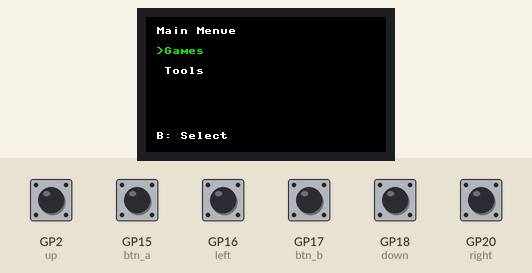
Simulated run of this program. Board: Raspberry Pi Pico running MicroPython. On the bench: 240×135 colour display. Inputs (shaded band) come from the test bench; at power-on: GP2 (up), GP15 (btn_a), GP16 (left), GP17 (btn_b), GP18 (down), GP20 (right) HIGH. Random numbers come from a fixed seed.

Above: at 1.4 s.
1.5 s: GP17 (btn_b) pulled LOW for 0.2 s
At 2.7 s:
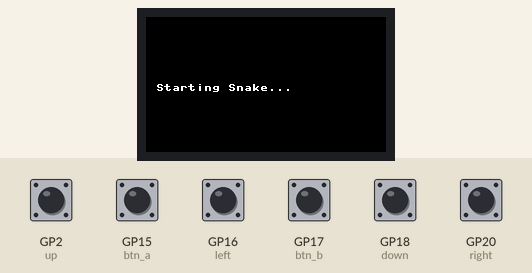
4.6 s: GP15 (btn_a) pulled LOW for 0.2 s
At 5.7 s:
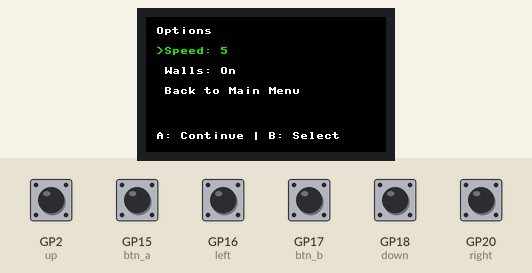
6.5 s: GP2 (up) pulled LOW for 1 s
At 6.96 s:
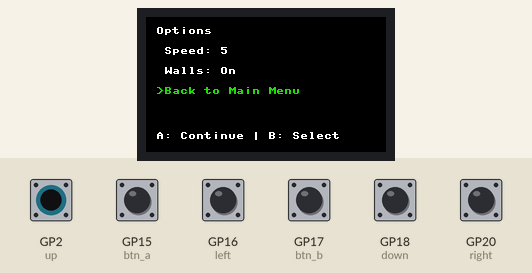
9.0 s: GP17 (btn_b) pulled LOW for 1 s
At 11.1 s:
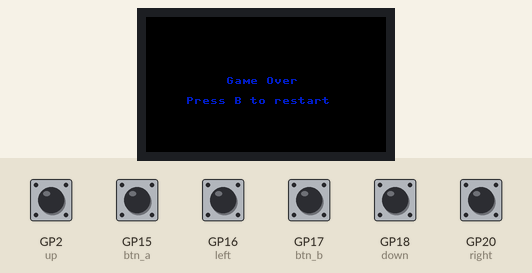
Timing chart, 0 to 12.6 s (numbered marks = the images above; inputs shaded):
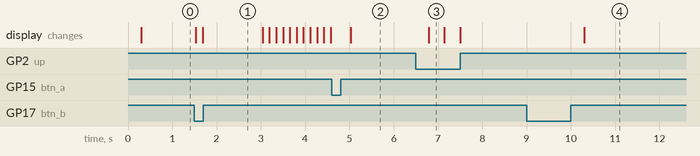

Measured:
- after the input at 1.5 s, the display: first changes at once (image 1 shows a later state)
- after the input at 6.5 s, the display: changes after 0.29 s (image 3)
- after the input at 9.0 s, the display: changes after 1.3 s (image 4)

The program:

menu.py
```python
from machine import Pin, SPI, PWM
import framebuf
import time
import gc
import set_lcd
import start_app

# Pin-Konfiguration LCD
BL   = 13
DC   = 8
RST  = 12
MOSI = 11
SCK  = 10
CS   = 9

# Joystick and Buttons
up      = Pin(2,  Pin.IN, Pin.PULL_UP)
down    = Pin(18, Pin.IN, Pin.PULL_UP)
left    = Pin(16, Pin.IN, Pin.PULL_UP)
right   = Pin(20, Pin.IN, Pin.PULL_UP)
center  = Pin(3,  Pin.IN, Pin.PULL_UP)
btn_a   = Pin(15, Pin.IN, Pin.PULL_UP)
btn_b   = Pin(17, Pin.IN, Pin.PULL_UP)


# LCD initialisieren
pwm = PWM(Pin(BL))
pwm.freq(1000)
pwm.duty_u16(32768)
LCD = set_lcd.LCD_1inch14()

# Menü

def main_menu():
    menu_options = ["Games", "Tools"]
    selected = 0

    while True:
        LCD.fill(LCD.black)
        LCD.text("Main Menue", 10, 10, LCD.white)
        for i, option in enumerate(menu_options):
            y = 30 + i * 20
            LCD.text(">" + option if i == selected else " " + option,
                     10, y, LCD.green if i == selected else LCD.white)
        LCD.text("B: Select", 10, LCD.height - 20, LCD.white)
        LCD.show()
        time.sleep(0.1)

        if not up.value():
            selected = (selected - 1) % len(menu_options)
            time.sleep(0.2)
        elif not down.value():
            selected = (selected + 1) % len(menu_options)
            time.sleep(0.2)
        elif not btn_b.value():
            if menu_options[selected] == "Games":
                game_menu()
            elif menu_options[selected] == "Tools":
                tools_menu()
            time.sleep(0.3)

def game_menu():
    game_options = ["Snake", "Pong","Tetris"]
    selected = 0

    while True:
        LCD.fill(LCD.black)
        LCD.text("Game Menu", 10, 10, LCD.white)
        for i, option in enumerate(game_options):
            y = 30 + i * 20
            if i == selected:
                LCD.text(">" + option, 10, y, LCD.green)
            else:
                LCD.text(" " + option, 10, y, LCD.white)
        LCD.text("B: Select  A: Back", 10, LCD.height - 20, LCD.white)
        LCD.show()
        time.sleep(0.1)

        if not btn_a.value():
            while not btn_a.value():
                time.sleep(0.05)
            time.sleep(0.2)
            return

        if not btn_b.value():
            if game_options[selected] == "Snake":
                start_app.start_snake_game(LCD, time)
            elif game_options[selected] == "Pong":
                start_app.start_pong_game(LCD, time)
            elif game_options[selected] == "Tetris":
                start_app.start_tetris_game(LCD, time)
            time.sleep(0.3)
            break

        if not up.value():
            selected = (selected - 1) % len(game_options)
            time.sleep(0.2)
        elif not down.value():
            selected = (selected + 1) % len(game_options)
            time.sleep(0.2)

def tools_menu():
    tool_options = ["PixelPaint", "Tool 2"]
    selected = 0

    while True:
        LCD.fill(LCD.black)
        LCD.text("Tools Menu", 10, 10, LCD.white)
        for i, option in enumerate(tool_options):
            y = 30 + i * 20
            LCD.text(">" + option if i == selected else " " + option,
                     10, y, LCD.green if i == selected else LCD.white)
        LCD.text("B: Select  A: Back", 10, LCD.height - 20, LCD.white)
        LCD.show()
        time.sleep(0.1)

        if not btn_a.value():
            while not btn_a.value():
                time.sleep(0.05)
            time.sleep(0.2)
            return

        if not btn_b.value():
            if tool_options[selected] == "PixelPaint":
                start_app.start_pixelpaint(LCD, time)
            else:
                LCD.fill(LCD.black)
                LCD.text("Selected: " + tool_options[selected],
                         10, LCD.height // 2, LCD.white)
                lcd.show()
                time.sleep(1)
            time.sleep(0.3)

        if not up.value():
            selected = (selected - 1) % len(tool_options)
            time.sleep(0.2)
        elif not down.value():
            selected = (selected + 1) % len(tool_options)
            time.sleep(0.2)


if __name__ == '__main__':
    main_menu()
```

set_lcd.py
```python
from machine import Pin, SPI, PWM
import framebuf
import time
import gc

BL   = 13
DC   = 8
RST  = 12
MOSI = 11
SCK  = 10
CS   = 9


class LCD_1inch14(framebuf.FrameBuffer):
    def __init__(self):
        self.width  = 240
        self.height = 135

        self.cs  = Pin(CS, Pin.OUT)
        self.rst = Pin(RST, Pin.OUT)

        self.cs(1)
        self.spi = SPI(1, 10000_000, polarity=0, phase=0,
                       sck=Pin(SCK), mosi=Pin(MOSI), miso=None)
        self.dc  = Pin(DC, Pin.OUT)
        self.dc(1)
        self.buffer = bytearray(self.height * self.width * 2)
        super().__init__(self.buffer, self.width, self.height, framebuf.RGB565)
        self.init_display()

        self.red   = 0x07E0
        self.green = 0x001f
        self.blue  = 0xf800
        self.black = 0x0000
        self.white = 0xFFFF

    def write_cmd(self, cmd):
        self.cs(1)
        self.dc(0)
        self.cs(0)
        self.spi.write(bytearray([cmd]))
        self.cs(1)

    def write_data(self, data):
        self.cs(1)
        self.dc(1)
        self.cs(0)
        self.spi.write(bytearray([data]))
        self.cs(1)

    def init_display(self):
        self.rst(1)
        time.sleep_ms(50)
        self.rst(0)
        time.sleep_ms(50)
        self.rst(1)
        time.sleep_ms(50)

        self.write_cmd(0x36)
        self.write_data(0x70)
        self.write_cmd(0x3A)
        self.write_data(0x05)
        self.write_cmd(0xB2)
        self.write_data(0x0C)
        self.write_data(0x0C)
        self.write_data(0x00)
        self.write_data(0x33)
        self.write_data(0x33)
        self.write_cmd(0xB7)
        self.write_data(0x35)
        self.write_cmd(0xBB)
        self.write_data(0x19)
        self.write_cmd(0xC0)
        self.write_data(0x2C)
        self.write_cmd(0xC2)
        self.write_data(0x01)
        self.write_cmd(0xC3)
        self.write_data(0x12)
        self.write_cmd(0xC4)
        self.write_data(0x20)
        self.write_cmd(0xC6)
        self.write_data(0x0F)
        self.write_cmd(0xD0)
        self.write_data(0xA4)
        self.write_data(0xA1)
        self.write_cmd(0x21)
        self.write_cmd(0x11)
        time.sleep_ms(120)
        self.write_cmd(0x29)
        time.sleep_ms(20)

    def show(self):
        self.write_cmd(0x2A)
        self.write_data(0x00)
        self.write_data(0x28)
        self.write_data(0x01)
        self.write_data(0x17)
        self.write_cmd(0x2B)
        self.write_data(0x00)
        self.write_data(0x35)
        self.write_data(0x00)
        self.write_data(0xBB)
        self.write_cmd(0x2C)
        self.cs(1)
        self.dc(1)
        self.cs(0)
        self.spi.write(self.buffer)
        self.cs(1)
```

start_app.py
```python
import gc

def start_snake_game(LCD, time):
    LCD.fill(LCD.black)
    LCD.text("Starting Snake...", 10, LCD.height // 2, LCD.white)
    LCD.show()
    time.sleep(1)
    try:
        gc.collect()
        import snake_0041
        snake_0041.game_main()
    except Exception as e:
        LCD.fill(LCD.black)
        LCD.text("Fehler:", 10, 30, LCD.red)
        LCD.text(str(e), 10, 50, LCD.red)
        LCD.show()
        time.sleep(3)

def start_pong_game(LCD, time):
    LCD.fill(LCD.black)
    LCD.text("Starting Pong...", 10, LCD.height // 2, LCD.white)
    LCD.show()
    time.sleep(1)
    try:
        gc.collect()
        import pong
        pong.game_main()
    except Exception as e:
        LCD.fill(LCD.black)
        LCD.text("Fehler:", 10, 30, LCD.red)
        LCD.text(str(e), 10, 50, LCD.red)
        LCD.show()
        time.sleep(3)

def start_tetris_game(LCD, time):
    LCD.fill(LCD.black)
    LCD.text("Starting Tetris...", 10, LCD.height // 2, LCD.white)
    LCD.show()
    time.sleep(1)
    try:
        gc.collect()
        import tetris
        tetris.game_main()
    except Exception as e:
        LCD.fill(LCD.black)
        LCD.text("Fehler:", 10, 30, LCD.red)
        LCD.text(str(e), 10, 50, LCD.red)
        LCD.show()
        time.sleep(3)

def start_pixelpaint(LCD, time):
    LCD.fill(LCD.black)
    LCD.text("Starting PixelPaint...", 10, LCD.height // 2, LCD.white)
    LCD.show()
    time.sleep(1)
    try:
        gc.collect()
        import pixelpaint
        pixelpaint.game_main()
    except Exception as e:
        LCD.fill(LCD.black)
        LCD.text("Fehler:", 10, 30, LCD.red)
        LCD.text(str(e), 10, 50, LCD.red)
        LCD.show()
        time.sleep(3)

# Example imports for menu.py
# from start_app import start_snake_game, start_pong_game, start_pixelpaint
# Usage:
# start_snake_game(LCD, time)
# start_pong_game(LCD, time)
# start_pixelpaint(LCD, time)
```

snake_0041.py
```python
from machine import Pin, SPI, PWM
import framebuf
import time
import random
from menu import LCD  # Verwende die LCD-Instanz aus dem Hauptmenü

# Globale Variablen für Wandmodus und Geschwindigkeit
wall_collision_enabled = True
speed_level = 5

# Joystick und Buttons
up = Pin(2, Pin.IN, Pin.PULL_UP)
down = Pin(18, Pin.IN, Pin.PULL_UP)
left = Pin(16, Pin.IN, Pin.PULL_UP)
right = Pin(20, Pin.IN, Pin.PULL_UP)
btn_a = Pin(15, Pin.IN, Pin.PULL_UP)
btn_b = Pin(17, Pin.IN, Pin.PULL_UP)

def get_game_delay():
    return 0.1 + (5 - speed_level) * 0.1

def random_position(grid_w, grid_h, block_size):
    return (random.randint(0, grid_w - 1) * block_size,
            random.randint(0, grid_h - 1) * block_size)

def reset_game(grid_w, grid_h, block_size):
    start_x = (grid_w // 2) * block_size
    start_y = (grid_h // 2) * block_size
    snake = [(start_x, start_y)]
    direction = (block_size, 0)
    fruit = random_position(grid_w, grid_h, block_size)
    while fruit in snake:
        fruit = random_position(grid_w, grid_h, block_size)
    return snake, direction, fruit

def options_menu():
    global speed_level, wall_collision_enabled
    menu_options = [
        "Speed: {}".format(speed_level),
        "Walls: {}".format("On" if wall_collision_enabled else "Off"),
        "Back to Main Menu"
    ]
    selected = 0

    while True:
        LCD.fill(LCD.black)
        LCD.text("Options", 10, 10, LCD.white)

        # Menüoptionen zeichnen
        for i, option in enumerate(menu_options):
            y = 30 + i * 20
            if i == selected:
                LCD.text(">" + option, 10, y, LCD.green)
            else:
                LCD.text(" " + option, 10, y, LCD.white)

        # Hinweistext anpassen – nun: A zum Auswählen
        LCD.text("A: Continue | B: Select", 10, LCD.height - 20, LCD.white)
        LCD.show()
        time.sleep(0.1)

        # Navigation
        if not up.value():
            selected = (selected - 1) % len(menu_options)
            time.sleep(0.2)
        elif not down.value():
            selected = (selected + 1) % len(menu_options)
            time.sleep(0.2)

        # Änderungen mit Links/Rechts
        if not left.value() or not right.value():
            if selected == 0:  # Geschwindigkeit anpassen
                if not left.value():
                    speed_level = max(1, speed_level - 1)
                else:
                    speed_level = min(10, speed_level + 1)
                menu_options[0] = "Speed: {}".format(speed_level)
                time.sleep(0.2)
            elif selected == 1:  # Wandmodus umschalten
                wall_collision_enabled = not wall_collision_enabled
                menu_options[1] = "Walls: {}".format("On" if wall_collision_enabled else "Off")
                time.sleep(0.2)

        # Auswahl mit Button A (statt bisher B)
        if not btn_b.value():
            # Warten, bis Button B losgelassen wurde
            while not btn_b.value():
                time.sleep(0.05)
            time.sleep(0.3)  # kurze Entprellzeit
            if selected == 2:  # Zurück zum Hauptmenü
                return True
            else:
                return False

def game_main():
    block_size = 10
    grid_w = LCD.width // block_size
    grid_h = LCD.height // block_size

    while True:
        snake, direction, fruit = reset_game(grid_w, grid_h, block_size)
        score = 0
        game_over = False

        while not game_over:
            # Öffne das Optionsmenü, wenn Button B gedrückt wird
            if not btn_a.value():
                # Warten, bis Button B losgelassen wird
                while not btn_a.value():
                    time.sleep(0.05)
                time.sleep(0.2)  # Entprellung
                # Falls im Optionsmenü "Back to Main Menu" gewählt wurde, kehre zurück
                if options_menu():
                    return
                continue  # ansonsten Spiel fortsetzen

            # Steuerung der Schlange
            dx, dy = direction
            if not up.value() and dy == 0:
                direction = (0, -block_size)
            elif not down.value() and dy == 0:
                direction = (0, block_size)
            elif not left.value() and dx == 0:
                direction = (-block_size, 0)
            elif not right.value() and dx == 0:
                direction = (block_size, 0)

            head_x, head_y = snake[0]
            dx, dy = direction
            new_head = (head_x + dx, head_y + dy)

            if wall_collision_enabled:
                if (new_head[0] < 0 or new_head[0] >= grid_w * block_size or
                    new_head[1] < 0 or new_head[1] >= grid_h * block_size):
                    game_over = True
                    break
            else:
                new_head = (new_head[0] % (grid_w * block_size),
                            new_head[1] % (grid_h * block_size))

            if new_head in snake:
                game_over = True
                break

            snake.insert(0, new_head)
            if new_head == fruit:
                score += speed_level
                fruit = random_position(grid_w, grid_h, block_size)
                while fruit in snake:
                    fruit = random_position(grid_w, grid_h, block_size)
            else:
                snake.pop()

            LCD.fill(LCD.black)
            LCD.fill_rect(fruit[0], fruit[1], block_size, block_size, LCD.green)
            for seg in snake:
                LCD.fill_rect(seg[0], seg[1], block_size, block_size, LCD.red)

            if wall_collision_enabled:
                LCD.rect(1, 1, LCD.width - 2, LCD.height - 2, LCD.white)

            LCD.text("Score: {}".format(score), 5, LCD.height - 13, LCD.blue)
            LCD.show()
            time.sleep(get_game_delay())

        # Game-Over-Bildschirm
        LCD.fill(LCD.black)
        LCD.text("Game Over", 80, 60, LCD.blue)
        LCD.text("Press B to restart", 40, 80, LCD.blue)
        LCD.show()
        while not btn_b.value():
            time.sleep(0.1)
        while btn_b.value():
            time.sleep(0.1)
        time.sleep(0.3)

if __name__ == '__main__':
    game_main()
```
